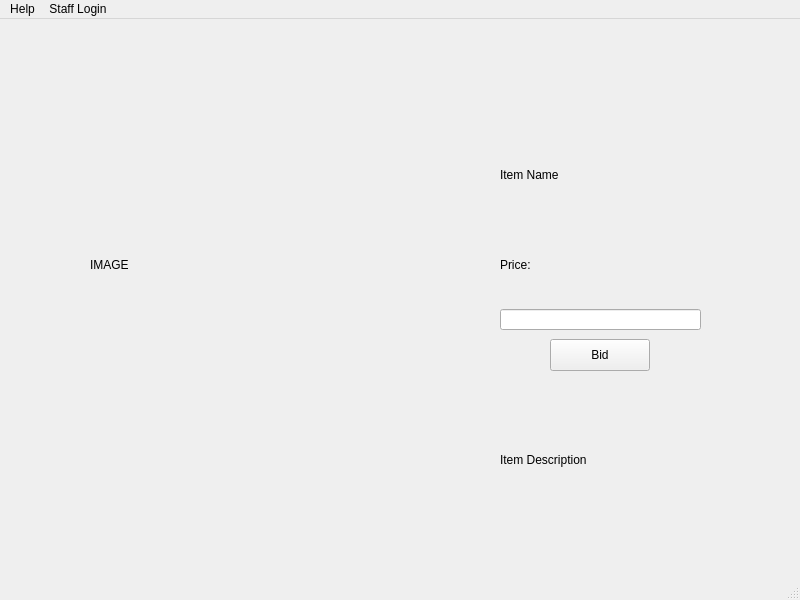
<?xml version="1.0" encoding="UTF-8"?>
<ui version="4.0">
 <class>MainWindow</class>
 <widget class="QMainWindow" name="MainWindow">
  <property name="geometry">
   <rect>
    <x>0</x>
    <y>0</y>
    <width>800</width>
    <height>600</height>
   </rect>
  </property>
  <property name="windowTitle">
   <string>MainWindow</string>
  </property>
  <widget class="QWidget" name="centralwidget">
   <widget class="QLabel" name="label">
    <property name="geometry">
     <rect>
      <x>90</x>
      <y>120</y>
      <width>361</width>
      <height>251</height>
     </rect>
    </property>
    <property name="text">
     <string>IMAGE</string>
    </property>
   </widget>
   <widget class="QLineEdit" name="lineEdit">
    <property name="geometry">
     <rect>
      <x>500</x>
      <y>290</y>
      <width>201</width>
      <height>21</height>
     </rect>
    </property>
   </widget>
   <widget class="QLabel" name="label_2">
    <property name="geometry">
     <rect>
      <x>500</x>
      <y>210</y>
      <width>191</width>
      <height>71</height>
     </rect>
    </property>
    <property name="text">
     <string>Price:</string>
    </property>
   </widget>
   <widget class="QLabel" name="label_3">
    <property name="geometry">
     <rect>
      <x>500</x>
      <y>140</y>
      <width>181</width>
      <height>31</height>
     </rect>
    </property>
    <property name="text">
     <string>Item Name</string>
    </property>
   </widget>
   <widget class="QPushButton" name="pushButton">
    <property name="geometry">
     <rect>
      <x>550</x>
      <y>320</y>
      <width>100</width>
      <height>32</height>
     </rect>
    </property>
    <property name="text">
     <string>Bid</string>
    </property>
   </widget>
   <widget class="QLabel" name="label_4">
    <property name="geometry">
     <rect>
      <x>500</x>
      <y>360</y>
      <width>271</width>
      <height>161</height>
     </rect>
    </property>
    <property name="text">
     <string>Item Description</string>
    </property>
   </widget>
  </widget>
  <widget class="QMenuBar" name="menubar">
   <property name="geometry">
    <rect>
     <x>0</x>
     <y>0</y>
     <width>800</width>
     <height>42</height>
    </rect>
   </property>
   <widget class="QMenu" name="menuHelp">
    <property name="title">
     <string>Help</string>
    </property>
    <addaction name="actionRequest_Help"/>
   </widget>
   <widget class="QMenu" name="menuStaff_Login">
    <property name="title">
     <string>Staff Login</string>
    </property>
    <addaction name="actionEnter_Code"/>
   </widget>
   <addaction name="menuHelp"/>
   <addaction name="menuStaff_Login"/>
  </widget>
  <widget class="QStatusBar" name="statusbar"/>
  <action name="actionRequest_Help">
   <property name="text">
    <string>Request Help</string>
   </property>
  </action>
  <action name="actionEnter_Code">
   <property name="text">
    <string>Enter Code</string>
   </property>
  </action>
 </widget>
 <resources/>
 <connections/>
</ui>
